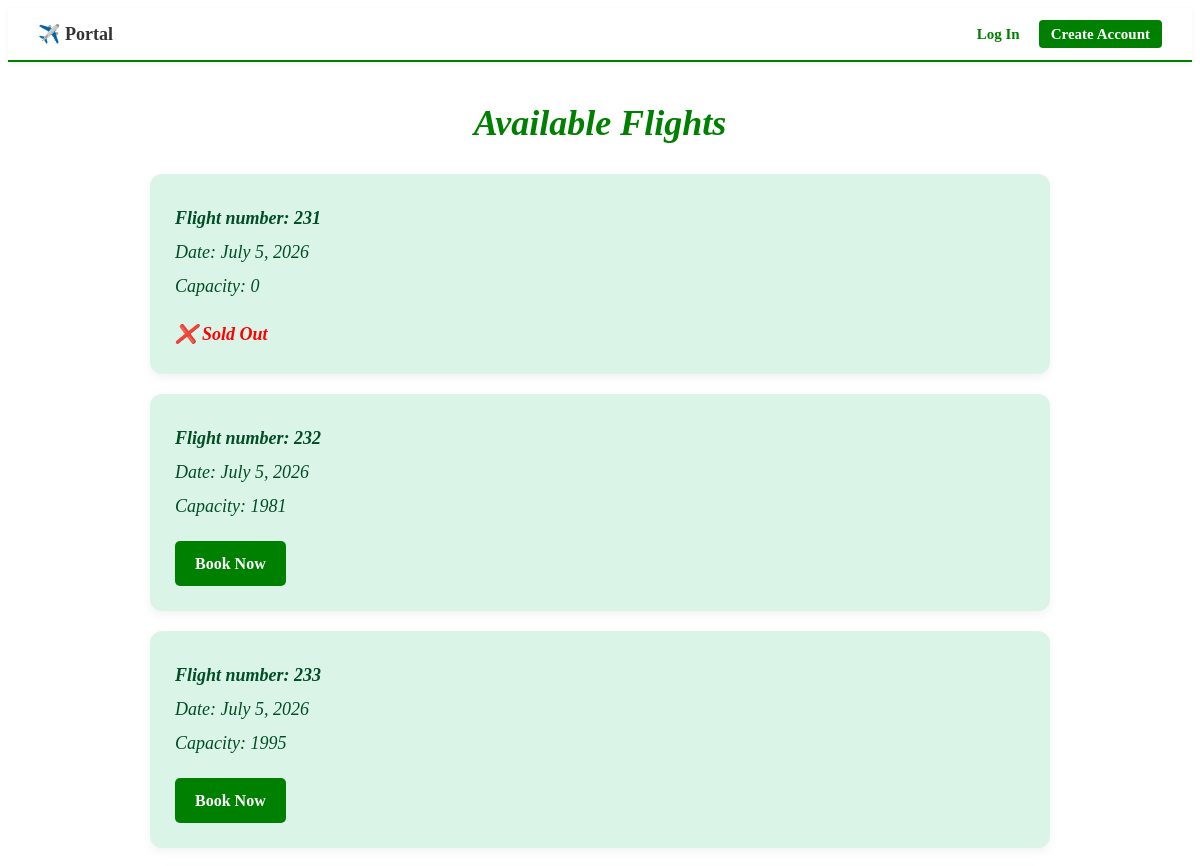
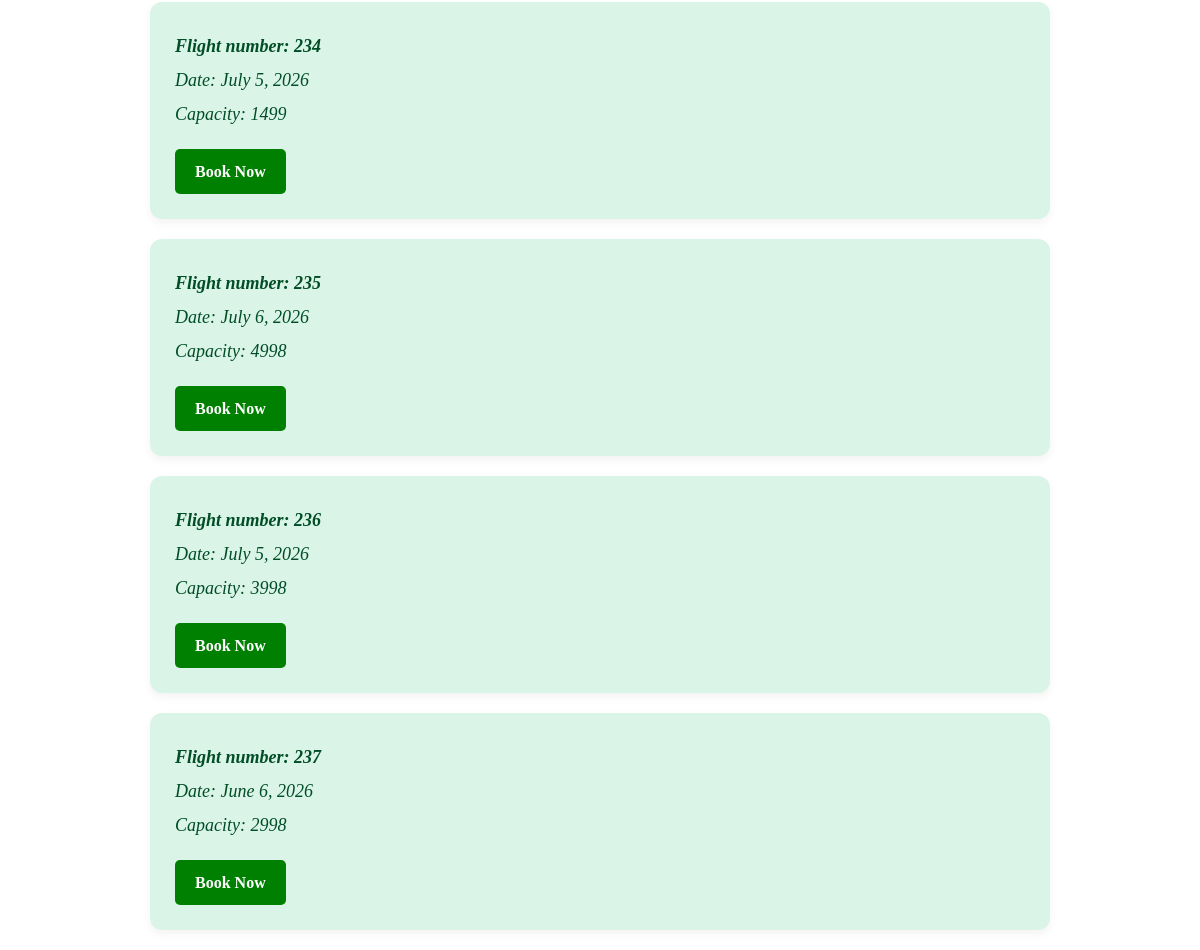
The app's page /flights/ with its own data (2 pictures, top to bottom).
### flight_capacity/models.py (models this page shows)
class FlightCapacity(models.Model):
    flight_number = models.CharField(max_length=10)
    Date = models.DateField(max_length=10)
    Capacity = models.IntegerField()

### flight_capacity/views.py (the view)
# urls.py: path('', include ('flight_capacity.urls')),
def flight_capacity(request):
    flights = FlightCapacity.objects.all()
    context = {
        'flights': flights,
    }
    return render(request, 'all_flights.html', context)

### flight_capacity/templates/all_flights.html (shortened to what this page needs)
<!DOCTYPE html>
<html>
    <head>
        <link rel="stylesheet" href="">
    </head>
    <body>
      <div class="navbar">
        <a href="{% url 'home' %}" class="navbar-brand">✈️ Portal</a>
        <div>
            {% if user.is_authenticated %}
                <span class="navbar-user-text">Welcome, <strong>{{ user.username }}</strong>!</span>
                <a href="{% url 'dashboard' %}" class="nav-link">My Dashboard</a>
                <form action="{% url 'logout' %}" method="POST" class="logout-form">
                    {% csrf_token %}
                    <button type="submit" class="btn-logout-link">Log Out</button>
                </form>
            {% else %}
                <a href="{% url 'login' %}" class="nav-link">Log In</a>
                <a href="{% url 'signup' %}" class="btn-signup">Create Account</a>
            {% endif %}
        </div>
    </div>
    <h1 class="page-title">Available Flights</h1>
    <div class="cards-container">
        {% for flight in flights %}
            <div class="flight-card">
                <p><strong>Flight number: {{ flight.flight_number }}</strong></p>
                <p>Date: {{ flight.Date }}</p>
                <p>Capacity: {{ flight.Capacity }}</p>
                {% if flight.Capacity > 0 %}
                    <a href="{% url 'book_flight' flight.id %}" class="button">Book Now</a>
                {% else %}
                    <span class="sold-out">❌ Sold Out</span>
                {% endif %}
            </div>
        {% empty %}
            <div class="flight-card" style="text-align: center;">
                <p>No flights are scheduled at this time.</p>
            </div>
        {% endfor %}
    </div>
    </body>
</html>

### flight_capacity/templates/all_flights.html (style rules this page uses)
.navbar { background-color: white; padding: 15px 30px; display: flex; justify-content: space-between; align-items: center; border-bottom: 2px solid green; box-shadow: 0 2px 5px rgba(0,0,0,0.05); }
.navbar-brand { font-size: 18px; font-weight: bold; color: #333; text-decoration: none; }
.nav-link { color: green; text-decoration: none; margin-left: 15px; font-weight: bold; font-size: 15px; }
.btn-signup { background-color: green; color: white; padding: 6px 12px; border-radius: 4px; text-decoration: none; margin-left: 15px; font-weight: bold; font-size: 15px; }
.page-title { text-align: center; color: green; font-style: italic; font-size: 36px; margin-top: 40px; margin-bottom: 30px; }
.cards-container { max-width: 900px; margin: 0 auto; padding: 0 20px; }
.flight-card { background-color: #daf5e7; border-radius: 12px; padding: 25px; margin-bottom: 20px; box-shadow: 0 4px 10px rgba(0,0,0,0.05); color: #004d26; font-style: italic; line-height: 1.6; }
.flight-card p { margin: 5px 0; font-size: 18px; }
.button { background-color: green; color: white; padding: 10px 20px; border-radius: 5px; text-decoration: none; display: inline-block; margin-top: 15px; font-style: normal; font-weight: bold; border: none; cursor: pointer; }
.sold-out { color: red; font-weight: bold; font-size: 18px; display: inline-block; margin-top: 15px; }

### records on screen
FlightCapacity: flight_number "231", Date "July 5, 2026", Capacity "0", shows "❌ Sold Out"
FlightCapacity: flight_number "232", Date "July 5, 2026", Capacity "1981", shows "Book Now"
FlightCapacity: flight_number "233", Date "July 5, 2026", Capacity "1995", shows "Book Now"
FlightCapacity: flight_number "234", Date "July 5, 2026", Capacity "1499", shows "Book Now"
FlightCapacity: flight_number "235", Date "July 6, 2026", Capacity "4998", shows "Book Now"
FlightCapacity: flight_number "236", Date "July 5, 2026", Capacity "3998", shows "Book Now"
FlightCapacity: flight_number "237", Date "June 6, 2026", Capacity "2998", shows "Book Now"
